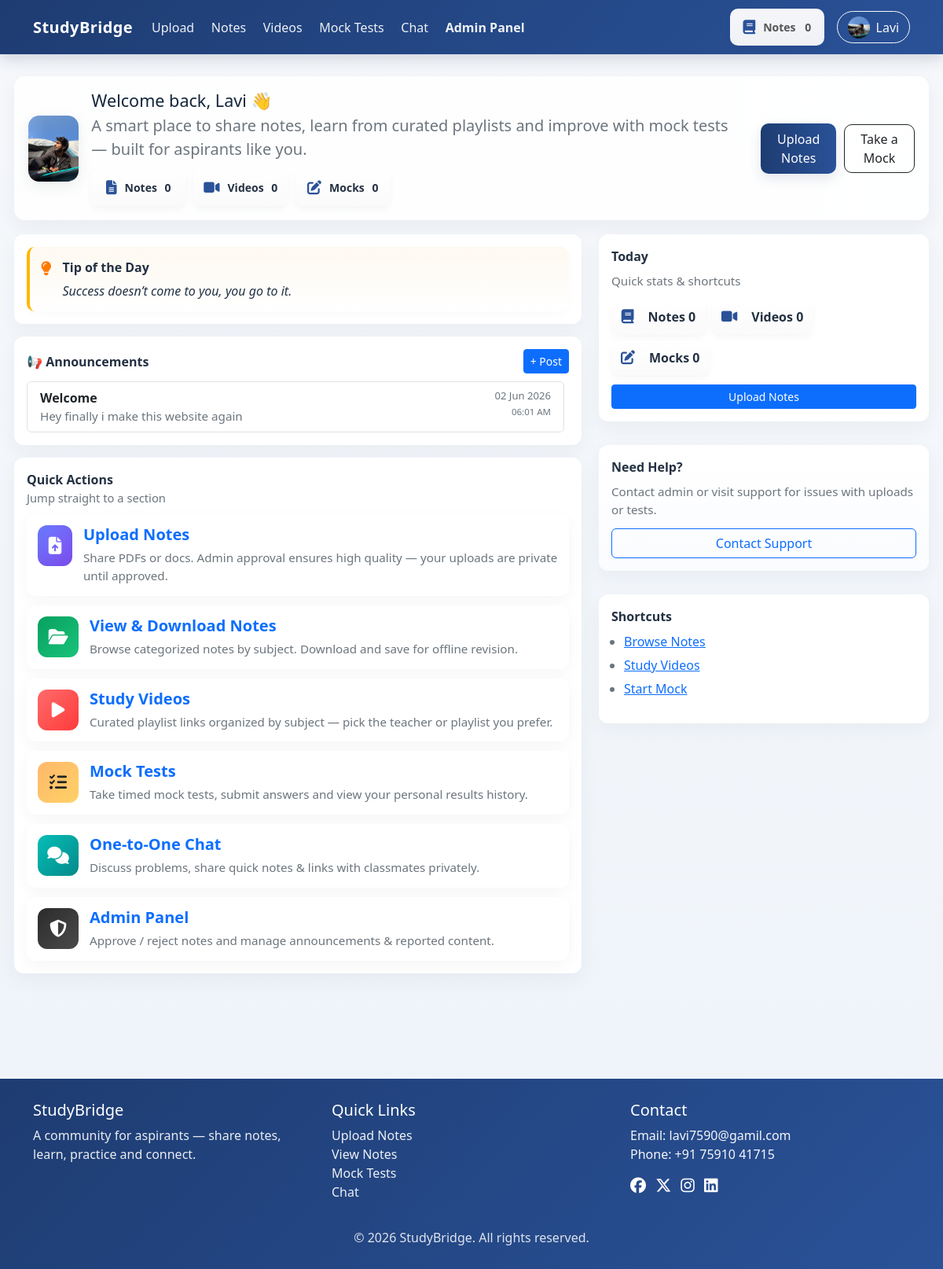
/dashboard.php (signed in), run on the app's committed database.
### tables this page shows
CREATE TABLE `users` (
  `id` int(11) NOT NULL,
  `name` varchar(100) DEFAULT NULL,
  `email` varchar(100) DEFAULT NULL,
  `password` varchar(255) DEFAULT NULL,
  `role` enum('student','admin') DEFAULT 'student',
  `qualification` varchar(255) DEFAULT NULL,
  `phone` varchar(20) DEFAULT NULL,
  `dob` date DEFAULT NULL,
  `institution` varchar(255) DEFAULT NULL,
  `avatar` varchar(255) DEFAULT NULL,
  `created_at` timestamp NOT NULL DEFAULT current_timestamp()
);

CREATE TABLE `announcements` (
  `id` int(11) NOT NULL,
  `title` varchar(255) DEFAULT NULL,
  `message` text DEFAULT NULL,
  `created_at` timestamp NOT NULL DEFAULT current_timestamp()
);

### dashboard.php (the view, shortened to what this page needs)
<?php
include("includes/db.php");
$user_id = intval($_SESSION['user_id']);
$avatar_path = '';
$avatar_row = mysqli_query($conn, "SELECT avatar FROM users WHERE id = $user_id LIMIT 1");
if ($avatar_row && mysqli_num_rows($avatar_row) > 0) {
    $ar = mysqli_fetch_assoc($avatar_row);
    if (!empty($ar['avatar'])) {
        $candidate = 'uploads/avatars/' . basename($ar['avatar']);
        if (file_exists($candidate)) {
            $avatar_path = $candidate;
        }
    }
}
$quotes = [
    "Success doesn’t come to you, you go to it.",
    "Small steps every day lead to big results.",
    "Believe in yourself, you are capable of more than you know.",
    "Consistency is the key to success.",
    "Don’t watch the clock; do what it does. Keep going."
];
$quote_of_the_day = $quotes[array_rand($quotes)];
$notes_count = mysqli_fetch_assoc(mysqli_query($conn, "SELECT COUNT(*) as total FROM notes WHERE status='approved'"))['total'];
$videos_count = mysqli_fetch_assoc(mysqli_query($conn, "SELECT COUNT(*) as total FROM videos"))['total'];
$mock_count   = mysqli_fetch_assoc(mysqli_query($conn, "SELECT COUNT(*) as total FROM mock_tests"))['total'];
$announcements = mysqli_query($conn, "SELECT * FROM announcements ORDER BY created_at DESC LIMIT 5");
?>
<!DOCTYPE html>
<html lang="en">
<head>
  <link href="https://cdn.jsdelivr.net/npm/bootstrap@5.3.3/dist/css/bootstrap.min.css" rel="stylesheet">
  <link href="https://cdnjs.cloudflare.com/ajax/libs/font-awesome/6.5.0/css/all.min.css" rel="stylesheet">
  <link href="https://unpkg.com/aos@2.3.4/dist/aos.css" rel="stylesheet">
</head>
<body>
  <nav class="navbar navbar-expand-lg navbar-dark">
    <div class="container">
      <a class="navbar-brand" href="dashboard.php">StudyBridge</a>
      <div class="collapse navbar-collapse" id="navMain">
        <ul class="navbar-nav me-auto mb-2 mb-lg-0">
          <li class="nav-item"><a class="nav-link" href="upload_notes.php">Upload</a></li>
          <li class="nav-item"><a class="nav-link" href="view_notes.php">Notes</a></li>
          <li class="nav-item"><a class="nav-link" href="view_videos.php">Videos</a></li>
          <li class="nav-item"><a class="nav-link" href="mock_test_list.php">Mock Tests</a></li>
          <li class="nav-item"><a class="nav-link" href="chat.php">Chat</a></li>
          <?php if (isset($_SESSION['role']) && $_SESSION['role'] === 'admin'): ?>
            <li class="nav-item"><a class="nav-link text-warning fw-bold" href="admin_panel.php">Admin Panel</a></li>
          <?php endif; ?>
        </ul>
        <div class="d-flex align-items-center gap-2">
          <div class="me-2 d-none d-md-block">
            <div class="stat-chip">
              <span class="icon"><i class="fa-solid fa-book"></i></span>
              <small style="color:#555">Notes <strong style="margin-left:8px;"><?php echo $notes_count; ?></strong></small>
            </div>
          </div>
          <div class="dropdown">
            <a class="btn btn-outline-light profile-btn" href="#" data-bs-toggle="dropdown" aria-expanded="false">
              <?php
                if (!empty($avatar_path)) {
                    echo '<img src="'.htmlspecialchars($avatar_path).'" class="nav-avatar" alt="avatar">';
                }
                echo htmlspecialchars($_SESSION['name']);
              ?>
            </a>
          </div>
        </div>
      </div>
    </div>
  </nav>
  <div class="page">
    <div class="hero" data-aos="zoom-in">
      <div class="left">
        <?php if (!empty($avatar_path)): ?>
          <div class="avatar"><img src="<?php echo htmlspecialchars($avatar_path); ?>" alt="avatar" style="width:100%;height:100%;object-fit:cover;border-radius:14px;"></div>
        <?php else: ?>
          <div class="avatar"><?php echo strtoupper(substr($_SESSION['name'],0,1)); ?></div>
        <?php endif; ?>
        <div>
          <h1>Welcome back, <?php echo htmlspecialchars($_SESSION['name']); ?> 👋</h1>
          <p class="lead">A smart place to share notes, learn from curated playlists and improve with mock tests — built for aspirants like you.</p>
          <div style="margin-top:10px; display:flex; gap:10px; flex-wrap:wrap;">
            <div class="stat-chip"><span class="icon"><i class="fa-solid fa-file-lines"></i></span><small>Notes <strong style="margin-left:6px;"><?php echo $notes_count; ?></strong></small></div>
            <div class="stat-chip"><span class="icon"><i class="fa-solid fa-video"></i></span><small>Videos <strong style="margin-left:6px;"><?php echo $videos_count; ?></strong></small></div>
            <div class="stat-chip"><span class="icon"><i class="fa-solid fa-pen-to-square"></i></span><small>Mocks <strong style="margin-left:6px;"><?php echo $mock_count; ?></strong></small></div>
          </div>
        </div>
      </div>
      <div class="ctas" data-aos="fade-left">
        <a href="upload_notes.php" class="btn btn-sm-brand">Upload Notes</a>
        <a href="mock_test_list.php" class="btn btn-outline-dark" style="border-radius:10px;">Take a Mock</a>
      </div>
    </div>
    <div class="grid">
      <div>
        <div class="card-block" data-aos="fade-up">
          <div class="quote-box">
            <div style="font-size:18px; color:#ff7a00;"><i class="fa-solid fa-lightbulb"></i></div>
            <div>
              <div style="font-weight:700; margin-bottom:6px;">Tip of the Day</div>
              <div class="q"><?php echo $quote_of_the_day; ?></div>
            </div>
          </div>
        </div>
        <div class="card-block" data-aos="fade-up">
          <div style="display:flex; justify-content:space-between; align-items:center; margin-bottom:10px;">
            <strong>📢 Announcements</strong>
            <?php if (isset($_SESSION['role']) && $_SESSION['role'] === 'admin'): ?>
              <a href="post_announcement.php" class="btn btn-sm btn-primary">+ Post</a>
            <?php endif; ?>
          </div>
          <div class="announce-list">
            <?php if (mysqli_num_rows($announcements) > 0): ?>
              <ul class="list-group">
                <?php while ($a = mysqli_fetch_assoc($announcements)): ?>
                  <li class="list-group-item d-flex justify-content-between align-items-start">
                    <div style="max-width:78%;">
                      <div style="font-weight:700;"><?php echo htmlspecialchars($a['title']); ?></div>
                      <div style="color:var(--muted); font-size:0.95rem;"><?php echo htmlspecialchars($a['message']); ?></div>
                    </div>
                    <div style="text-align:right; font-size:0.82rem; color:var(--muted);">
                      <?php echo date("d M Y", strtotime($a['created_at'])); ?><br>
                      <small><?php echo date("h:i A", strtotime($a['created_at'])); ?></small>
                    </div>
                  </li>
                <?php endwhile; ?>
              </ul>
            <?php else: ?>
              <div class="text-muted">No announcements yet — check back soon.</div>
            <?php endif; ?>
          </div>
        </div>
        <div class="card-block" data-aos="fade-up">
          <div style="margin-bottom:10px;"><strong>Quick Actions</strong><div style="color:var(--muted); font-size:0.92rem;">Jump straight to a section</div></div>
          <div class="features">
            <a href="upload_notes.php" class="text-decoration-none">
              <div class="feature-item" data-aos="fade-up" data-aos-delay="40">
                <div class="feature-icon bg-upload"><i class="fa-solid fa-file-arrow-up"></i></div>
                <div class="feature-body">
                  <h5>Upload Notes</h5>
                  <p>Share PDFs or docs. Admin approval ensures high quality — your uploads are private until approved.</p>
                </div>
              </div>
            </a>
            <a href="view_notes.php" class="text-decoration-none">
              <div class="feature-item" data-aos="fade-up" data-aos-delay="80">
                <div class="feature-icon bg-view"><i class="fa-solid fa-folder-open"></i></div>
                <div class="feature-body">
                  <h5>View & Download Notes</h5>
                  <p>Browse categorized notes by subject. Download and save for offline revision.</p>
                </div>
              </div>
            </a>
            <a href="view_videos.php" class="text-decoration-none">
              <div class="feature-item" data-aos="fade-up" data-aos-delay="120">
                <div class="feature-icon bg-videos"><i class="fa-solid fa-play"></i></div>
                <div class="feature-body">
                  <h5>Study Videos</h5>
                  <p>Curated playlist links organized by subject — pick the teacher or playlist you prefer.</p>
                </div>
              </div>
            </a>
            <a href="mock_test_list.php" class="text-decoration-none">
              <div class="feature-item" data-aos="fade-up" data-aos-delay="160">
                <div class="feature-icon bg-mock"><i class="fa-solid fa-list-check"></i></div>
                <div class="feature-body">
                  <h5>Mock Tests</h5>
                  <p>Take timed mock tests, submit answers and view your personal results history.</p>
                </div>
              </div>
            </a>
            <a href="chat.php" class="text-decoration-none">
              <div class="feature-item" data-aos="fade-up" data-aos-delay="200">
                <div class="feature-icon bg-chat"><i class="fa-solid fa-comments"></i></div>
                <div class="feature-body">
                  <h5>One-to-One Chat</h5>
                  <p>Discuss problems, share quick notes & links with classmates privately.</p>
                </div>
              </div>
            </a>
            <?php if (isset($_SESSION['role']) && $_SESSION['role'] === 'admin'): ?>
              <a href="admin_panel.php" class="text-decoration-none">
                <div class="feature-item" data-aos="fade-up" data-aos-delay="240">
                  <div class="feature-icon bg-admin"><i class="fa-solid fa-shield-halved"></i></div>
                  <div class="feature-body">
                    <h5>Admin Panel</h5>
                    <p>Approve / reject notes and manage announcements & reported content.</p>
                  </div>
                </div>
              </a>
            <?php endif; ?>
          </div>
        </div>
      </div>
      <aside class="right-panel">
        <div class="card-block" data-aos="fade-left">
          <strong>Today</strong>
          <div style="margin-top:8px;color:var(--muted);font-size:0.95rem;">Quick stats & shortcuts</div>
          <div style="display:flex; gap:8px; margin-top:12px; flex-wrap:wrap;">
            <div class="stat-chip"><i class="fa-solid fa-book icon"></i><div style="margin-left:8px;">Notes <strong><?php echo $notes_count; ?></strong></div></div>
            <div class="stat-chip"><i class="fa-solid fa-video icon"></i><div style="margin-left:8px;">Videos <strong><?php echo $videos_count; ?></strong></div></div>
            <div class="stat-chip"><i class="fa-solid fa-pen-to-square icon"></i><div style="margin-left:8px;">Mocks <strong><?php echo $mock_count; ?></strong></div></div>
          </div>
          <div style="margin-top:12px;">
            <a href="upload_notes.php" class="btn btn-sm btn-primary w-100">Upload Notes</a>
          </div>
        </div>
        <div class="card-block" data-aos="fade-left" style="background:linear-gradient(180deg,#fff,#fbfcff);">
          <strong>Need Help?</strong>
          <div style="color:var(--muted); margin-top:8px; font-size:0.95rem;">Contact admin or visit support for issues with uploads or tests.</div>
          <div style="margin-top:12px;">
            <a href="mailto:lavi7590@gamil.com" class="btn btn-outline-primary w-100">Contact Support</a>
          </div>
        </div>
        <div class="card-block" data-aos="fade-left">
          <strong>Shortcuts</strong>
          <ul style="padding-left:16px; margin-top:8px; color:var(--muted);">
            <li style="margin-bottom:6px;"><a href="view_notes.php">Browse Notes</a></li>
            <li style="margin-bottom:6px;"><a href="view_videos.php">Study Videos</a></li>
            <li style="margin-bottom:6px;"><a href="mock_test_list.php">Start Mock</a></li>
          </ul>
        </div>
      </aside>
    </div>
  </div>
  <footer>
    <div class="container">
      <div class="row g-4">
        <div class="col-md-4">
          <h5>StudyBridge</h5>
          <p style="color:rgba(255,255,255,0.9);">A community for aspirants — share notes, learn, practice and connect.</p>
        </div>
        <div class="col-md-4">
          <h5>Quick Links</h5>
          <ul style="list-style:none; padding-left:0; color:rgba(255,255,255,0.95);">
            <li><a href="upload_notes.php">Upload Notes</a></li>
            <li><a href="view_notes.php">View Notes</a></li>
            <li><a href="mock_test_list.php">Mock Tests</a></li>
            <li><a href="chat.php">Chat</a></li>
          </ul>
        </div>
        <div class="col-md-4">
          <h5>Contact</h5>
          <p style="color:rgba(255,255,255,0.95);">Email: lavi7590@gamil.com<br>Phone: +91 75910 41715</p>
          <div style="margin-top:8px;">
            <a href="https://facebook.com" target="_blank" class="me-2 text-white"><i class="fab fa-facebook fa-lg"></i></a>
            <a href="https://twitter.com" target="_blank" class="me-2 text-white"><i class="fab fa-x-twitter fa-lg"></i></a>
            <a href="https://instagram.com" target="_blank" class="me-2 text-white"><i class="fab fa-instagram fa-lg"></i></a>
            <a href="https://linkedin.com" target="_blank" class="text-white"><i class="fab fa-linkedin fa-lg"></i></a>
          </div>
        </div>
      </div>
      <div style="text-align:center; margin-top:18px; color:rgba(255,255,255,0.85);">© <?php echo date("Y"); ?> StudyBridge. All rights reserved.</div>
    </div>
  </footer>
</body>
</html>

### data on the page
users: avatar (picture)
announcements: title "Welcome", message "Hey finally i make this website again", created_at "02 Jun 2026", created_at "06:01 AM"

### other printed values
$notes_count "0"
$_SESSION['name'] "Lavi"
$videos_count "0"
$mock_count "0"
